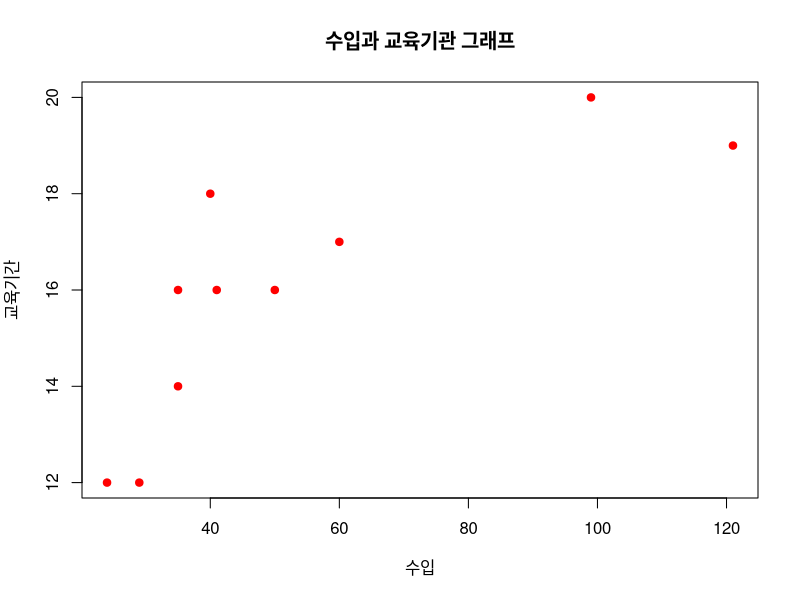
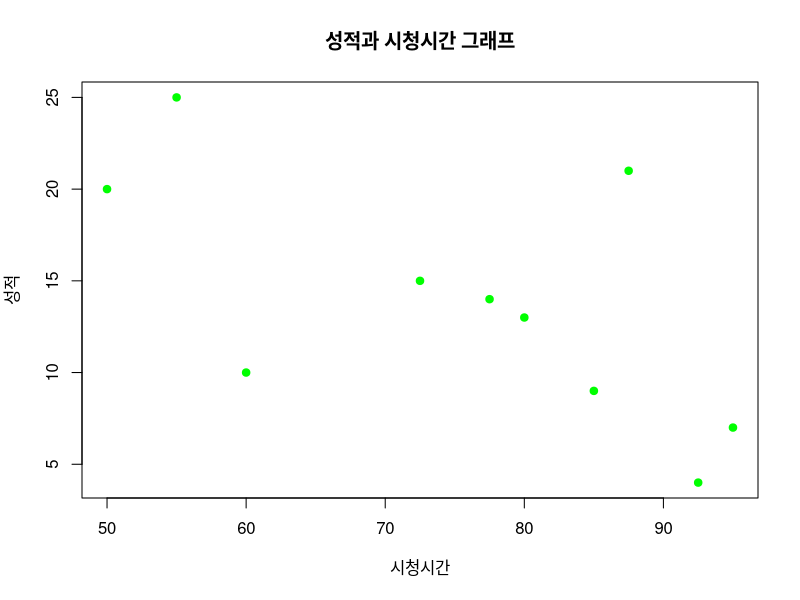

The R source for these figures, in order: (Note: this script raises an error after producing the figures.)
# 문1)
# 다음은 직장인 10명의 수입과 교육받은 기간을 조사한 자료이다. 산점도와 상관계수를 구하고, 
# 수입과 교육기간 사이에 어떤 상관관계가 있는지 설명하시오.
# 
# 수입 	 121 99 41 35 40 29 35 24 50 60
# 교육기간 19  20 16 16 18 12 14 12 16 17

inco.1<-c(121,99,41,35,40,29,35,24,50,60) ;inco.1
leti.1<-c(19,20,16,16,18,12,14,12,16,17);leti.1

plot(inco.1,leti.1,main = "수입과 교육기관 그래프",
     xlab="수입", ylab="교육기간",
     col="red",pch=19)

cor(inco.1,leti.1)
 #양의 상관관계가 있음

# 
# 문2)
# 다음은 대학생 10명의 성적과 주당 TV 시청시간을 조사한 자료이다. 산점도와 상관계수를 구하고, 
# 성적과 TV 시청시간 사이에 어떤 상관관계가 있는지 설명하시오.
# 성적 	 77.5 60 50 95 55 85 72.5 80 92.5 87.5
# 시청시간 14   10 20  7 25  9 15   13  4   21

sco.1<-c(77.5,60,50,95,55,85,72.5,80,92.5,87.5);sco.1
t.t<-c(14,10,20,7,25,9,15,13,4,21);t.t

plot(sco.1,t.t,main = "성적과 시청시간 그래프",
     xlab="시청시간",ylab="성적",
     col="green",pch=19)
cor(s.t[,1:2])
#상관계수: 음의 상관관계가 있다.


# 
# 문3) 
# R에서 제공하는 mtcars 데이터셋에서 mpg와 다른 변수들 간의 상관계수를
# 구하시오. 어느 변수가 mpg와 가장 상관성이 높은지 산점도와 함께 설명하시오.			
# 
mtcars
str(mtcars)

m.t<-c("mpg","disp","hp","drat","wt","qsec");m.t
target<-mtcars[ , m.t]

pairs(target,main="muti plots")
cor(target)

cor(mtcars,mpg) #한줄로 끝남
#w.t 가 가장 상관관계가 높음


# 문4)
# 다음은 2015년부터 2026년도까지의 예상 인구수 추계자료이다. 연도를 x
# 축으로 하여 선그래프를 작성하시오.
# 
# 연도		총인구 (천명)		연도		총인구 (천명)
# 2015		51014				2021		52123
# 2016		51245				2022		52261
# 2017		51446				2023		52388
# 2018		51635				2024		52504
# 2019		51811				2025		52609
# 2020		51973				2026		52704
# 

#시계열 data -선그래프 , x 축이 시간
year<-2015:2026
p.p<-c(51014,51245,51446,51635,51811,51973,52123,52261,52388,52504,52609,52704)

plot(year, p.p, main="예상인구수",  #lwd = 선의 두께 ,
                                    #lty= 선의 모양
     type="l",                      
     xlab="year",  ylab="인구수",
     lty=1,  lwd=1,)


# 문5)
# R에서 제공하는 trees 데이터셋에 대해 다음 문제를 해결하기 위한 R 코
# 드를 작성하시오.

# (1) 나무의 지름(Girth)과 높이(Height)에 대해 산점도와 상관계수를 보이시오.
tr <- trees[,c('Girth','Height')]
tr
plot(tr)
cor(tr)

# (2) trees 데이터셋에 존재하는 3개 변수 간의 산점도와 상관계수를 보이시오.
trees
plot(trees)
cor(trees)

#두께와 큰 양의 상관 관계가 있다. 